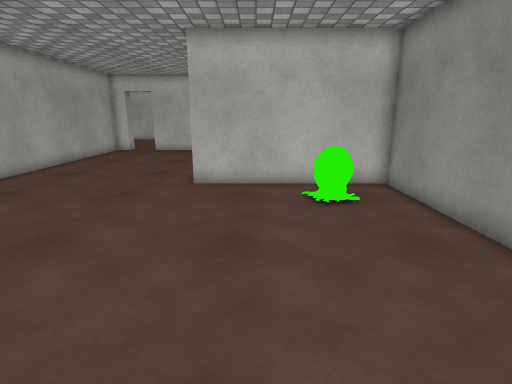
view 1 (above)

16 first-person views from a walk through a scene from a Unity 3-D project. The camera is 1.3 m above the floor, tilts 14° down and sees 80° across. The floor is counted in squares, 0.5 m on a side. Each view is taken from the middle of a square. On the plan, view 1 faces up. The plan holds only what a view shows up to about 20 squares ahead; the rest is blank. The place goes on beyond the plan. The player is left out. Some animated figures are left out. Surface patterns are stand-ins for the level's own textures.

view 2
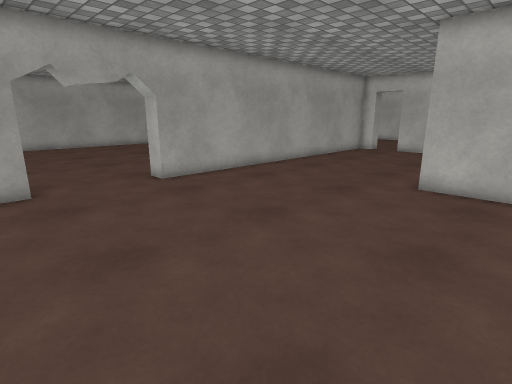

view 3
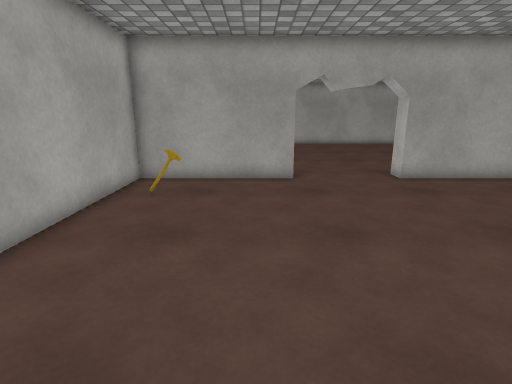

view 4
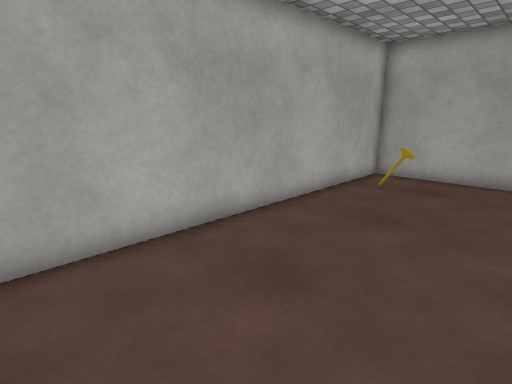

view 5
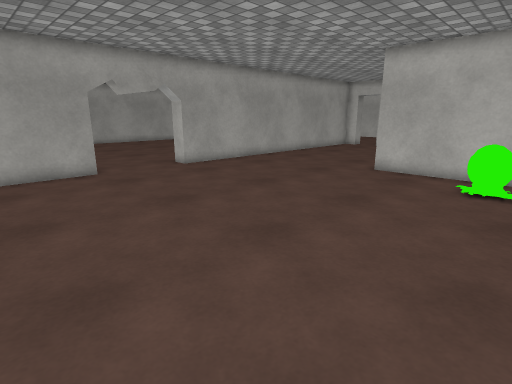

view 6
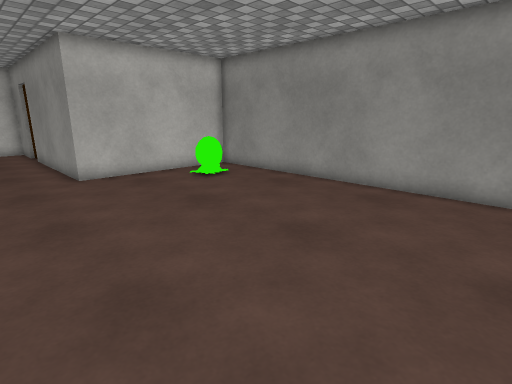

view 7
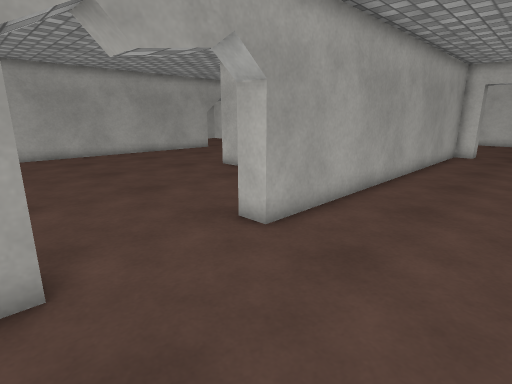

view 8
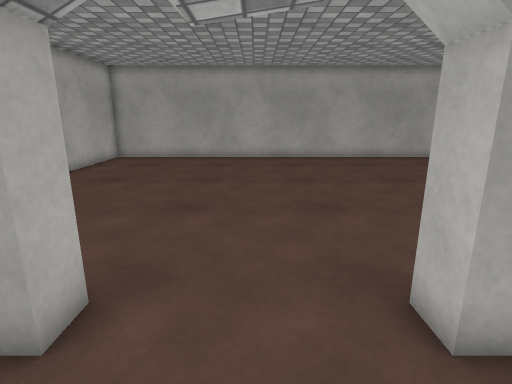

view 9
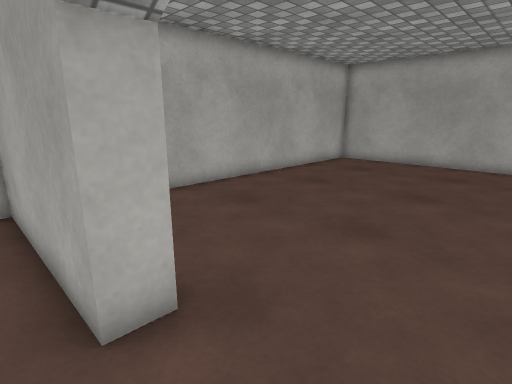

view 10
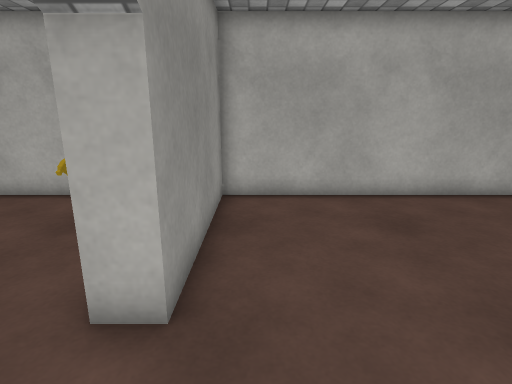

view 11
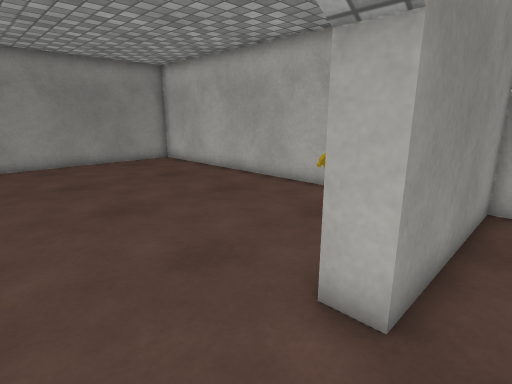

view 12
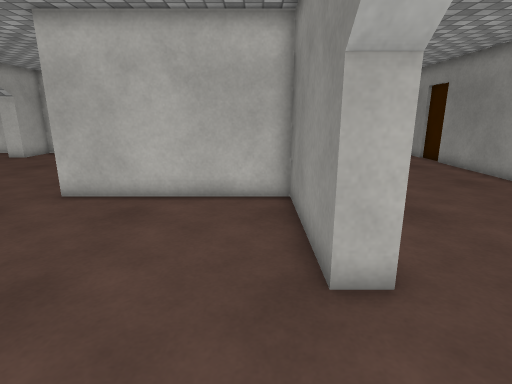

view 13
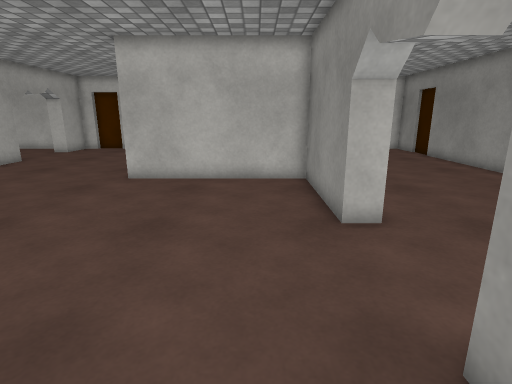

view 14
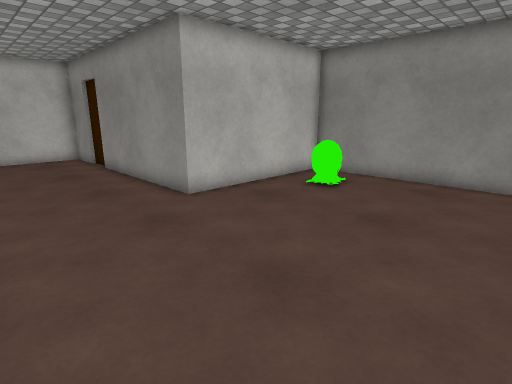

view 15
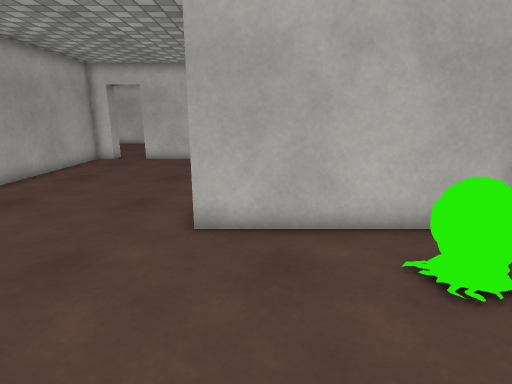

view 16
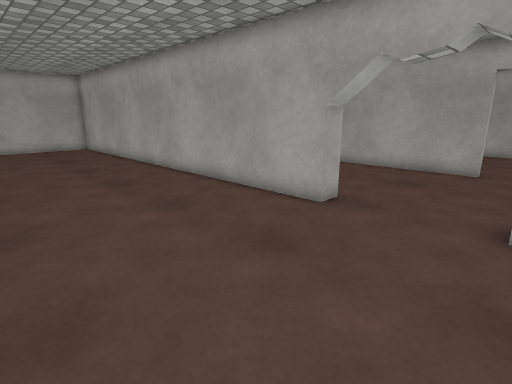

### Floor plan
Points are (right, up) in squares from view 1. A wall is a line through its corners. A room is listed if a view was taken in it or the views show most of it. See-through windows are left out.
Room 1 (views 1, 2, 3, 4, 5, 6, 7, 8, 9, 14, 15)
walls: (-10.9, 1.6) (-10.9, -5) (5.1, -5) (5.1, 11.8) (-2.5, 11.8) (-2.5, 19.6); (-2.2, 19.9) (-2.2, 21.6); (-2.5, 21.5) (-2.5, 23.5); (-10.9, 23.5) (-10.9, 6.2)
ways out: opening at (-11.5, 4) to room 2
objects: other object (-8, -3); other object (2, 9) to (3, 10)
Room 2 (views 10, 11, 12, 13, 16)
walls: (-27.9, 17.6) (-27.9, -5) (-11.9, -5) (-11.9, 1.6) (-10.9, 1.6); (-10.9, 6.2) (-11.9, 6.2) (-11.9, 11.8) (-19.5, 11.8); (-27.9, 22.9) (-27.9, 21.6) (-28.9, 21.6); (-36.1, 19.6) (-36.1, 12.9)
ways out: opening at (-11.5, 4) to room 1; opening at (-36, 21.5)

Positions as (right, up) in squares from view 1, and headings:
1: (0, 0), facing up
2: (1, 0), facing up-left
3: (2, 0), facing left
4: (3, 1), facing down-left
5: (4, -3), facing up-left
6: (-6, -2), facing up-right
7: (-6, 1), facing up-left
8: (-8, 4), facing left
9: (-10, 5), facing down-left
10: (-13, 5), facing down
11: (-13, 5), facing down-right
12: (-13, 2), facing up
13: (-14, -1), facing up
14: (-8, 3), facing up-right
15: (-1, 5), facing up
16: (-20, 22), facing down-left
